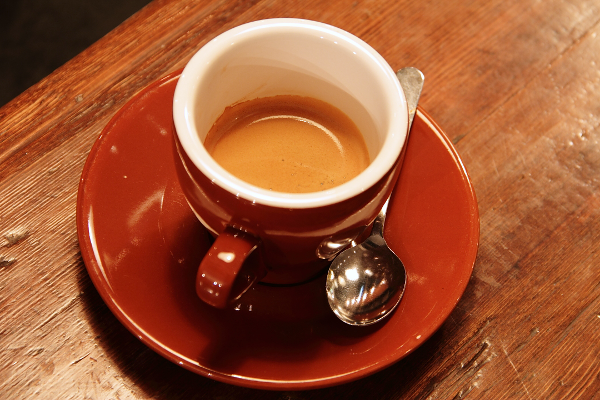
#> input picture skimage.data.coffee(), 600 x 400 px
$ jupyter execute clase4.ipynb   (older library calls are emulated)
#> lines starting #> are read from the running program, lines starting #| are printed output that depends on the picture
[cell 1]
import skimage
import numpy as np
import matplotlib.pyplot as plt

from skimage import data
from skimage.transform import rotate, rescale, resize

[cell 2]
img = data.coffee()
#> img is the input picture: shape (400, 600, 3); mean R, G, B 158.6, 85.8, 51.5
plt.imshow(img)
plt.show()

img_1 = rotate(img, angle=45)
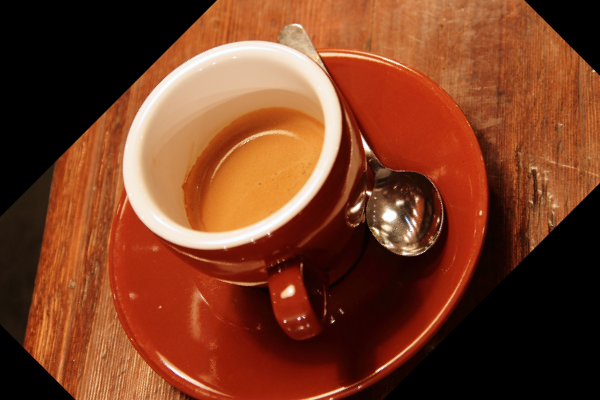
#> img_1: shape (400, 600, 3) float64; mean R, G, B 0.473, 0.24, 0.14
plt.imshow(img_1)
plt.show()

[cell 3]
img_2 = rescale(img, 1/2, anti_aliasing=True, multichannel=True)
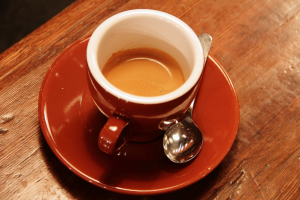
#> img_2: shape (200, 300, 3) float64; mean R, G, B 0.622, 0.336, 0.202
plt.imshow(img_2)
plt.show()

img_3 = rescale(img, 5, anti_aliasing=True, multichannel=True)
plt.imshow(img_3)
plt.show()

[cell 4]
img_4 = resize(img, (200, 300), anti_aliasing=True, anti_aliasing_sigma=1)
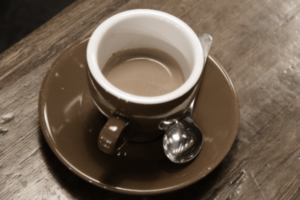
#> img_4: shape (200, 300, 3) float64; mean R, G, B 0.436, 0.374, 0.314
plt.imshow(img_4)
plt.show()

[cell 5]
img2 = plt.imread('rotada.jpg')
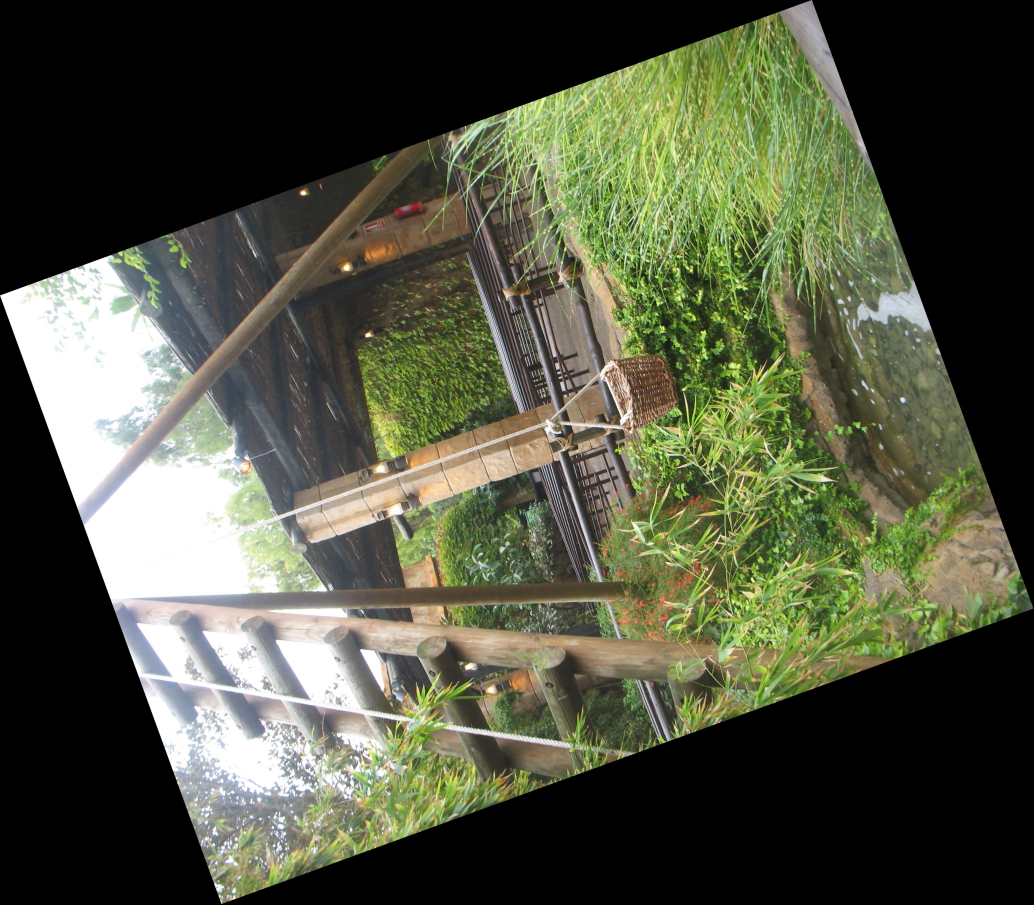
#> input picture Vision/actividades/clase4/rotada.jpg, 3101 x 2714 px (shown at 1/3 size)
#> img2 is the input picture: shape (2714, 3101, 3); mean R, G, B 79.9, 83.5, 64.3
plt.imshow(img2)
plt.show()

img2_1 = rotate(img2, angle=-90)
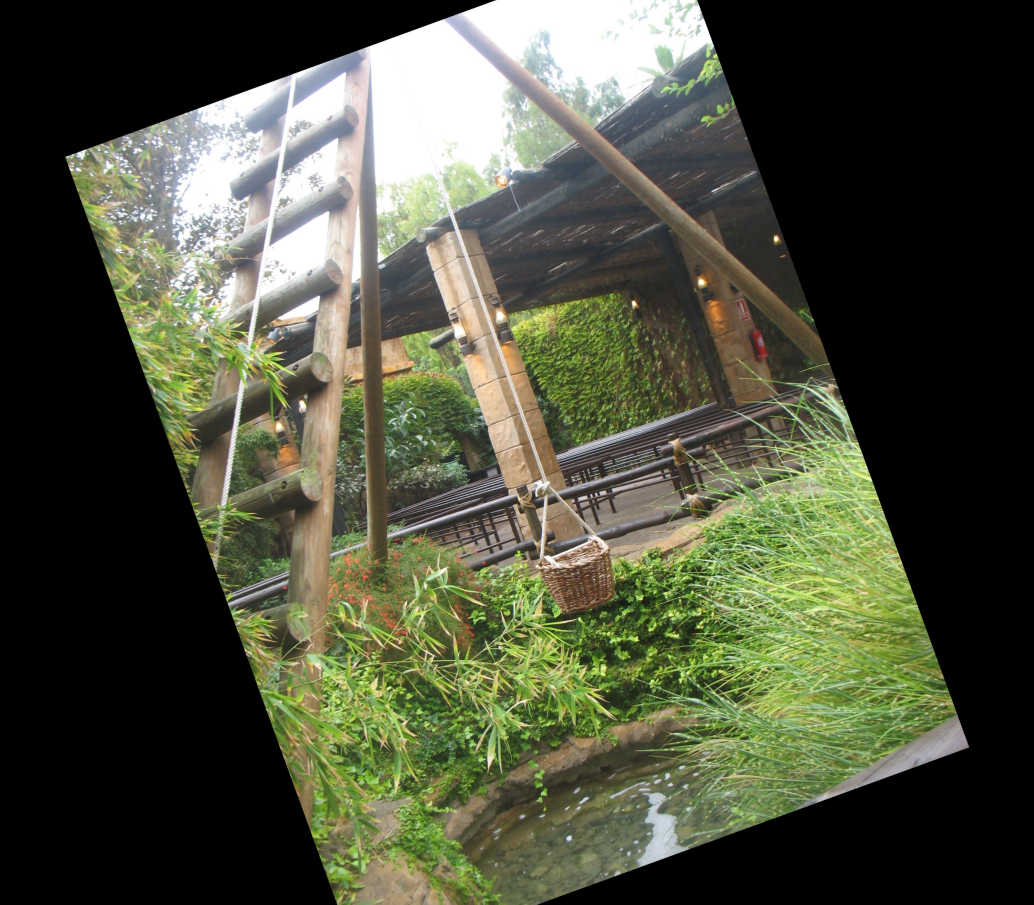
#> img2_1: shape (2714, 3101, 3) float64 (shown at 1/3 size); mean R, G, B 0.303, 0.317, 0.243
plt.imshow(img2_1)
plt.show()
